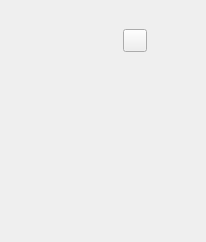
<?xml version="1.0" encoding="UTF-8"?>
<ui version="4.0">
 <class>Personal</class>
 <widget class="QWidget" name="Personal">
  <property name="geometry">
   <rect>
    <x>0</x>
    <y>0</y>
    <width>206</width>
    <height>242</height>
   </rect>
  </property>
  <property name="windowTitle">
   <string>Form</string>
  </property>
  <layout class="QVBoxLayout" name="verticalLayout">
   <item>
    <widget class="QScrollArea" name="userinfoArea">
     <property name="frameShape">
      <enum>QFrame::NoFrame</enum>
     </property>
     <property name="widgetResizable">
      <bool>true</bool>
     </property>
     <widget class="QWidget" name="userinfoAreaContents">
      <property name="geometry">
       <rect>
        <x>0</x>
        <y>0</y>
        <width>188</width>
        <height>224</height>
       </rect>
      </property>
      <layout class="QVBoxLayout" name="userinfoLayout">
       <item>
        <widget class="QWidget" name="widgetPersonal" native="true">
         <layout class="QHBoxLayout" name="aboutLayout">
          <item>
           <layout class="QVBoxLayout" name="personalLayout">
            <property name="spacing">
             <number>0</number>
            </property>
            <item>
             <spacer name="verticalSpacer_4">
              <property name="orientation">
               <enum>Qt::Vertical</enum>
              </property>
              <property name="sizeType">
               <enum>QSizePolicy::Maximum</enum>
              </property>
              <property name="sizeHint" stdset="0">
               <size>
                <width>20</width>
                <height>40</height>
               </size>
              </property>
             </spacer>
            </item>
           </layout>
          </item>
          <item>
           <spacer name="horizontalSpacer">
            <property name="orientation">
             <enum>Qt::Horizontal</enum>
            </property>
            <property name="sizeHint" stdset="0">
             <size>
              <width>283</width>
              <height>20</height>
             </size>
            </property>
           </spacer>
          </item>
          <item>
           <widget class="QToolButton" name="addButton">
            <property name="text">
             <string/>
            </property>
            <property name="icon">
             <iconset>
              <normaloff>:/icons/buttons/add.png</normaloff>:/icons/buttons/add.png</iconset>
            </property>
           </widget>
          </item>
          <item>
           <widget class="QToolButton" name="deleteButton">
            <property name="text">
             <string/>
            </property>
            <property name="icon">
             <iconset>
              <normaloff>:/icons/buttons/remove.png</normaloff>:/icons/buttons/remove.png</iconset>
            </property>
            <property name="autoRaise">
             <bool>true</bool>
            </property>
           </widget>
          </item>
         </layout>
        </widget>
       </item>
       <item>
        <spacer name="verticalSpacer">
         <property name="orientation">
          <enum>Qt::Vertical</enum>
         </property>
         <property name="sizeType">
          <enum>QSizePolicy::Expanding</enum>
         </property>
         <property name="sizeHint" stdset="0">
          <size>
           <width>20</width>
           <height>40</height>
          </size>
         </property>
        </spacer>
       </item>
      </layout>
     </widget>
    </widget>
   </item>
  </layout>
 </widget>
 <resources/>
 <connections/>
</ui>
